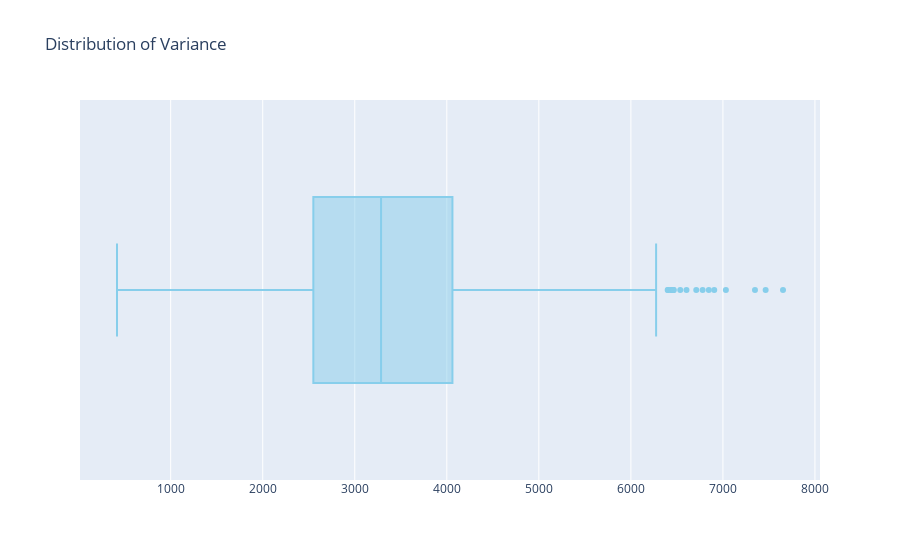

Notebook code cell kept with this figure:
### Code cell
# plot a boxplot for Variance
fig = go.Figure()

fig.add_trace(go.Box(x = dataset['Variance'], name = '', marker = dict(color = 'skyblue')))
fig.update_layout(title = 'Distribution of Variance')
fig.show()

### Figure 1 — Plotly figure (JSON) as saved in the notebook; plotly's stock layout.template omitted (floating-point values rounded to 4 significant figures; data arrays with more than 128 entries replaced by an {"elided": "..."} marker saying what was removed)
{"data": [{"marker": {"color": "skyblue"}, "name": "", "type": "box", "x": {"elided": "5216 float values"}}], "layout": {"autosize": true, "title": {"text": "Distribution of Variance"}, "xaxis": {"autorange": true, "range": [14.78, 8055.0], "type": "linear"}, "yaxis": {"autorange": true, "range": [-0.5, 0.5], "type": "category"}}}
